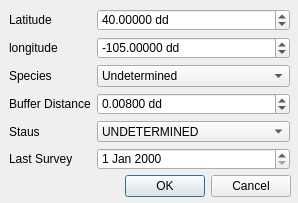
<?xml version="1.0" encoding="UTF-8"?>
<ui version="4.0">
 <class>NewRaptorDialogBase</class>
 <widget class="QDialog" name="NewRaptorDialogBase">
  <property name="geometry">
   <rect>
    <x>0</x>
    <y>0</y>
    <width>298</width>
    <height>203</height>
   </rect>
  </property>
  <property name="windowTitle">
   <string>Add New Raptor</string>
  </property>
  <widget class="QDialogButtonBox" name="button_box">
   <property name="geometry">
    <rect>
     <x>10</x>
     <y>170</y>
     <width>281</width>
     <height>32</height>
    </rect>
   </property>
   <property name="orientation">
    <enum>Qt::Horizontal</enum>
   </property>
   <property name="standardButtons">
    <set>QDialogButtonBox::Cancel|QDialogButtonBox::Ok</set>
   </property>
  </widget>
  <widget class="QWidget" name="formLayoutWidget">
   <property name="geometry">
    <rect>
     <x>9</x>
     <y>9</y>
     <width>281</width>
     <height>161</height>
    </rect>
   </property>
   <layout class="QFormLayout" name="lytForm">
    <item row="0" column="0">
     <widget class="QLabel" name="latitudeLabel">
      <property name="text">
       <string>Latitude</string>
      </property>
     </widget>
    </item>
    <item row="0" column="1">
     <widget class="QDoubleSpinBox" name="spbLatitude">
      <property name="suffix">
       <string> dd</string>
      </property>
      <property name="decimals">
       <number>5</number>
      </property>
      <property name="minimum">
       <double>-90.000000000000000</double>
      </property>
      <property name="maximum">
       <double>90.000000000000000</double>
      </property>
      <property name="singleStep">
       <double>0.001000000000000</double>
      </property>
      <property name="value">
       <double>40.000000000000000</double>
      </property>
     </widget>
    </item>
    <item row="1" column="0">
     <widget class="QLabel" name="longitudeLabel">
      <property name="text">
       <string>longitude</string>
      </property>
     </widget>
    </item>
    <item row="1" column="1">
     <widget class="QDoubleSpinBox" name="spbLongitude">
      <property name="suffix">
       <string> dd</string>
      </property>
      <property name="decimals">
       <number>5</number>
      </property>
      <property name="minimum">
       <double>-180.000000000000000</double>
      </property>
      <property name="maximum">
       <double>180.000000000000000</double>
      </property>
      <property name="singleStep">
       <double>0.001000000000000</double>
      </property>
      <property name="value">
       <double>-105.000000000000000</double>
      </property>
     </widget>
    </item>
    <item row="2" column="0">
     <widget class="QLabel" name="speciesLabel">
      <property name="text">
       <string>Species</string>
      </property>
     </widget>
    </item>
    <item row="2" column="1">
     <widget class="QComboBox" name="cmbSpecies">
      <item>
       <property name="text">
        <string>Undetermined</string>
       </property>
      </item>
      <item>
       <property name="text">
        <string>Red-tail Hawk</string>
       </property>
      </item>
      <item>
       <property name="text">
        <string>Swainsons Hawk</string>
       </property>
      </item>
      <item>
       <property name="text">
        <string>Northern Harrier</string>
       </property>
      </item>
     </widget>
    </item>
    <item row="3" column="0">
     <widget class="QLabel" name="bufferDistanceLabel">
      <property name="text">
       <string>Buffer Distance</string>
      </property>
     </widget>
    </item>
    <item row="3" column="1">
     <widget class="QDoubleSpinBox" name="spbBuffer">
      <property name="suffix">
       <string> dd</string>
      </property>
      <property name="decimals">
       <number>5</number>
      </property>
      <property name="minimum">
       <double>0.000000000000000</double>
      </property>
      <property name="maximum">
       <double>0.100000000000000</double>
      </property>
      <property name="singleStep">
       <double>0.001000000000000</double>
      </property>
      <property name="value">
       <double>0.008000000000000</double>
      </property>
     </widget>
    </item>
    <item row="4" column="0">
     <widget class="QLabel" name="stausLabel">
      <property name="text">
       <string>Staus</string>
      </property>
     </widget>
    </item>
    <item row="4" column="1">
     <widget class="QComboBox" name="cmbStatus">
      <item>
       <property name="text">
        <string>UNDETERMINED</string>
       </property>
      </item>
      <item>
       <property name="text">
        <string>ACTIVE</string>
       </property>
      </item>
      <item>
       <property name="text">
        <string>INACTIVE</string>
       </property>
      </item>
      <item>
       <property name="text">
        <string>FLEDGED NEST</string>
       </property>
      </item>
     </widget>
    </item>
    <item row="5" column="0">
     <widget class="QLabel" name="lastSurveyLabel">
      <property name="text">
       <string>Last Survey</string>
      </property>
     </widget>
    </item>
    <item row="5" column="1">
     <widget class="QDateEdit" name="dteLast"/>
    </item>
   </layout>
  </widget>
 </widget>
 <resources/>
 <connections>
  <connection>
   <sender>button_box</sender>
   <signal>accepted()</signal>
   <receiver>NewRaptorDialogBase</receiver>
   <slot>accept()</slot>
   <hints>
    <hint type="sourcelabel">
     <x>20</x>
     <y>20</y>
    </hint>
    <hint type="destinationlabel">
     <x>20</x>
     <y>20</y>
    </hint>
   </hints>
  </connection>
  <connection>
   <sender>button_box</sender>
   <signal>rejected()</signal>
   <receiver>NewRaptorDialogBase</receiver>
   <slot>reject()</slot>
   <hints>
    <hint type="sourcelabel">
     <x>20</x>
     <y>20</y>
    </hint>
    <hint type="destinationlabel">
     <x>20</x>
     <y>20</y>
    </hint>
   </hints>
  </connection>
 </connections>
</ui>
